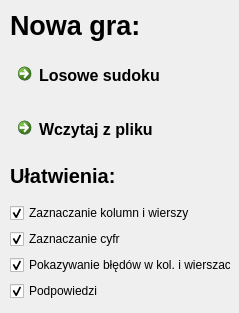
<?xml version="1.0" encoding="UTF-8"?>
<ui version="4.0">
 <class>NewDialog</class>
 <widget class="QDialog" name="NewDialog">
  <property name="geometry">
   <rect>
    <x>0</x>
    <y>0</y>
    <width>239</width>
    <height>313</height>
   </rect>
  </property>
  <property name="windowTitle">
   <string>Nowe sudoku</string>
  </property>
  <widget class="QWidget" name="verticalLayoutWidget">
   <property name="geometry">
    <rect>
     <x>10</x>
     <y>10</y>
     <width>221</width>
     <height>291</height>
    </rect>
   </property>
   <layout class="QVBoxLayout" name="verticalLayout">
    <item>
     <widget class="QLabel" name="label">
      <property name="font">
       <font>
        <pointsize>20</pointsize>
        <weight>75</weight>
        <bold>true</bold>
       </font>
      </property>
      <property name="text">
       <string>Nowa gra:</string>
      </property>
     </widget>
    </item>
    <item>
     <spacer name="verticalSpacer">
      <property name="orientation">
       <enum>Qt::Vertical</enum>
      </property>
      <property name="sizeHint" stdset="0">
       <size>
        <width>20</width>
        <height>40</height>
       </size>
      </property>
     </spacer>
    </item>
    <item>
     <widget class="QCommandLinkButton" name="commandLinkButton">
      <property name="font">
       <font>
        <family>Segoe UI</family>
        <pointsize>12</pointsize>
       </font>
      </property>
      <property name="text">
       <string>Losowe sudoku</string>
      </property>
     </widget>
    </item>
    <item>
     <spacer name="verticalSpacer_2">
      <property name="orientation">
       <enum>Qt::Vertical</enum>
      </property>
      <property name="sizeHint" stdset="0">
       <size>
        <width>20</width>
        <height>40</height>
       </size>
      </property>
     </spacer>
    </item>
    <item>
     <widget class="QCommandLinkButton" name="commandLinkButton_2">
      <property name="font">
       <font>
        <family>Segoe UI</family>
        <pointsize>12</pointsize>
       </font>
      </property>
      <property name="text">
       <string>Wczytaj z pliku</string>
      </property>
     </widget>
    </item>
    <item>
     <spacer name="verticalSpacer_3">
      <property name="orientation">
       <enum>Qt::Vertical</enum>
      </property>
      <property name="sizeHint" stdset="0">
       <size>
        <width>20</width>
        <height>40</height>
       </size>
      </property>
     </spacer>
    </item>
    <item>
     <widget class="QLabel" name="label_2">
      <property name="font">
       <font>
        <pointsize>15</pointsize>
        <weight>75</weight>
        <bold>true</bold>
       </font>
      </property>
      <property name="text">
       <string>Ułatwienia:</string>
      </property>
     </widget>
    </item>
    <item>
     <spacer name="verticalSpacer_4">
      <property name="orientation">
       <enum>Qt::Vertical</enum>
      </property>
      <property name="sizeHint" stdset="0">
       <size>
        <width>20</width>
        <height>40</height>
       </size>
      </property>
     </spacer>
    </item>
    <item>
     <widget class="QCheckBox" name="cbColsRows">
      <property name="text">
       <string>Zaznaczanie kolumn i wierszy</string>
      </property>
      <property name="checked">
       <bool>true</bool>
      </property>
     </widget>
    </item>
    <item>
     <widget class="QCheckBox" name="cbNumbers">
      <property name="text">
       <string>Zaznaczanie cyfr</string>
      </property>
      <property name="checked">
       <bool>true</bool>
      </property>
     </widget>
    </item>
    <item>
     <widget class="QCheckBox" name="cbErrors">
      <property name="text">
       <string>Pokazywanie błędów w kol. i wierszach</string>
      </property>
      <property name="checked">
       <bool>true</bool>
      </property>
     </widget>
    </item>
    <item>
     <widget class="QCheckBox" name="cbHints">
      <property name="text">
       <string>Podpowiedzi</string>
      </property>
      <property name="checked">
       <bool>true</bool>
      </property>
     </widget>
    </item>
   </layout>
  </widget>
 </widget>
 <resources/>
 <connections/>
</ui>
